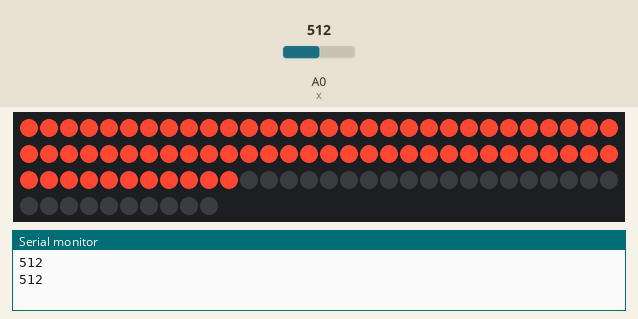
Bench run of a sketch on a simulated Arduino Uno, built with avr-gcc and run on an emulated ATmega328P. On the bench: 100 RGB LEDs in strip order, left to right, continuing on the next row, the last lines printed to the serial monitor. The test bench sets the inputs (shaded band); at power-on: A0 (x) = 512.

Above: at 2.6 s.
2.7 s: A0 (x) set to 264
5.2 s: A0 (x) set to 240
At 5.9 s:
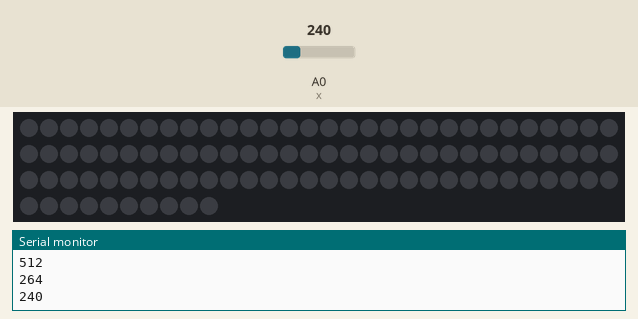
7.7 s: A0 (x) set to 122
10.6 s: A0 (x) set to 106
13.1 s: A0 (x) set to 91
At 14.19 s:
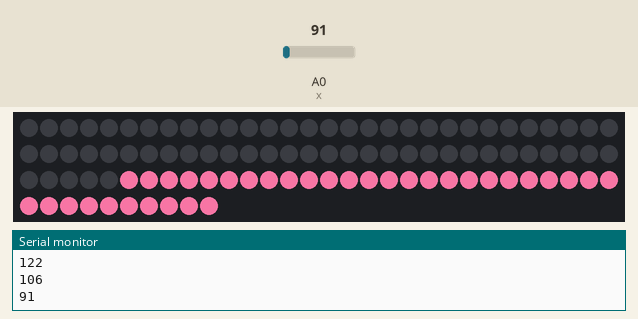
16.1 s: A0 (x) set to 10
At 17.89 s:
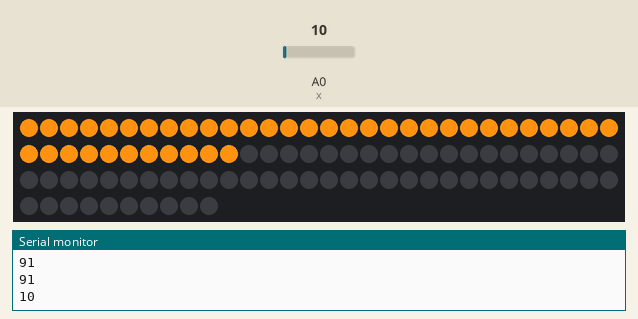
At 18.5 s:
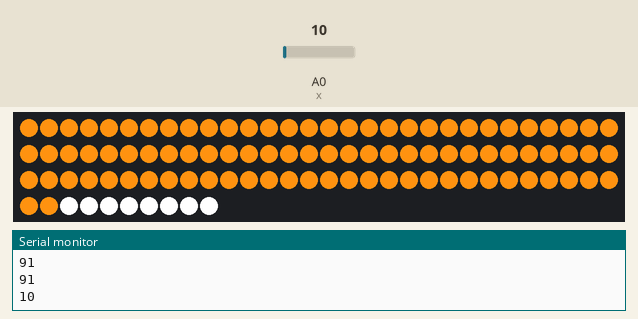

Measured:
- the behaviour switches between 251 and 250 on A0 (x) (found by bisection; images 0 and 1)
- the behaviour switches between 101 and 100 on A0 (x) (found by bisection; images 1 and 2)
- after the input at 5.2 s, the LEDs: first differ from a run without the input after 0.26 s (image 1)
- after the input at 13.1 s, the LEDs: first change after 0.64 s (image 2 shows a later state)
- after the input at 16.1 s, the LEDs: first differ from a run without the input after 1.3 s (image 3 shows a later state)

The sketch:

LED_final.ino
```cpp
#include <FastLED.h>
#define LED_PIN     7
#define NUM_LEDS    100
CRGB leds[NUM_LEDS];

int x = 0;
int sound;
void setup() {
 FastLED.addLeds<WS2812, LED_PIN, GRB>(leds, NUM_LEDS);

Serial.begin(9600);
}

void loop() {
 sound = analogRead(x);
 Serial.println(sound);
 if (sound < 4) {

 } else {
   if (sound > 4 && sound <= 7) {
     for (int i = NUM_LEDS-1; i >= 0; i--) {
       leds[i] = CRGB ( 0, 0, 255); //blue
       FastLED.show();
       delay(5);
     }
   }

   if (sound > 7 && sound <= 10) {
     for (int i = 0; i < NUM_LEDS; i++) {
       leds[i] = CRGB (255, 146, 16); //orange
       FastLED.show();
       delay(5);
     }
   }

   if (sound > 10 && sound <= 13) {
     for (int i = NUM_LEDS-1; i >= 0; i--) {
       leds[i] = CRGB ( 0, 255, 0); //green
       FastLED.show();
       delay(5);
     }
   }

   if (sound > 13 && sound <= 17) {
     for (int i = 0; i < NUM_LEDS; i++) {
       leds[i] = CRGB ( 255, 0, 0); //red
       FastLED.show();
       delay(5);
       FastLED.clear();
     }
   }

   if (sound > 17 && sound <= 20) {
     for (int i = NUM_LEDS-1; i >= 0; i--) {
       leds[i] = CRGB (211, 67, 252); //purple
       FastLED.show();
       delay(5);
       FastLED.clear();
     }
   }

   if (sound > 20 && sound <= 30) {
     for (int i = 0; i < NUM_LEDS; i++) {
       leds[i] = CRGB ( 100, 255, 255); //teal
       FastLED.show();
       delay(5);
       FastLED.clear();
     }
   }

   if (sound > 30 && sound <= 100) {
     for (int i = NUM_LEDS-1; i >= 0; i--) {
       leds[i] = CRGB (229, 108, 152); //pink
       FastLED.show();
       delay(5);
     }
   }

   if (sound > 100 && sound <= 150) {
     for (int i = 0; i < NUM_LEDS; i++) {
       leds[i] = CRGB (255, 254, 2); //yellow
       FastLED.show();
       delay(5);
       FastLED.clear();
     }
   }

   if (sound < 70) {
     for (int i = NUM_LEDS-1; i >= 0; i--) {
       leds[i] = CRGB (255, 255, 255); // white
       FastLED.show();
       delay(5);
     }
   }

   if (sound > 250) {
     for (int i = 0; i < NUM_LEDS; i++) {
       leds[i] = CRGB (255, 71, 50); //salmon
       FastLED.show();
       delay(5);
     }
   }
   delay(10);
   for (int i = NUM_LEDS-1; i >= 0; i--) {
     leds[i] = CRGB ( 0, 0, 0);
     FastLED.show();
     delay(5);
   }
//    exit(0);
 }
}
```
